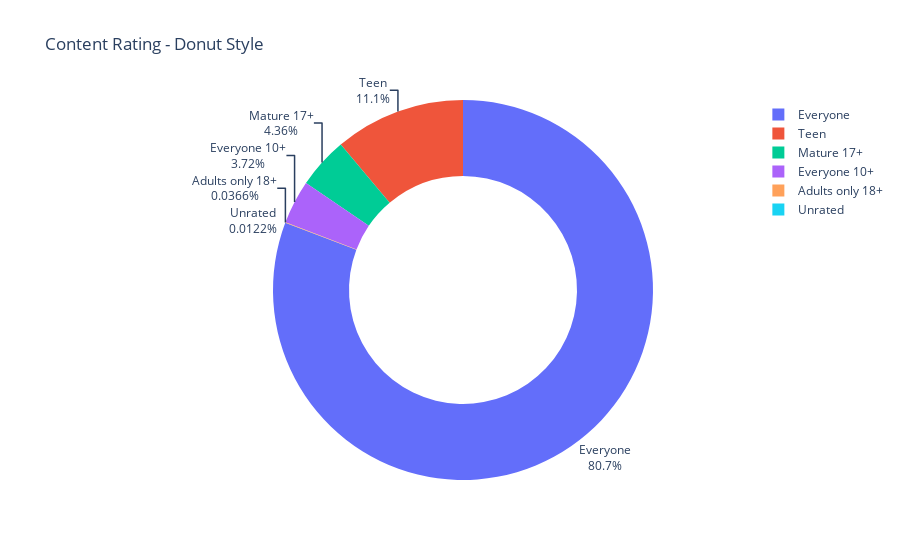

Source (notebook cell):
### Code cell
# for a donut chart you can add the HOLE parameter 
fig = px.pie(labels=ratings.index, values=ratings.values, title="Content Rating - Donut Style", names=ratings.index, hole=0.6)
fig.update_traces(textposition='outside', textinfo='percent+label')
fig.show()

### Figure 1 — Plotly figure (JSON) as saved in the notebook; plotly's stock layout.template omitted (floating-point values rounded to 4 significant figures)
{"data": [{"domain": {"x": [0, 1], "y": [0, 1]}, "hole": 0.6, "hovertemplate": "label=%{label}<br>value=%{value}<extra></extra>", "labels": ["Everyone", "Teen", "Mature 17+", "Everyone 10+", "Adults only 18+", "Unrated"], "legendgroup": "", "name": "", "showlegend": true, "textinfo": "percent+label", "textposition": "outside", "type": "pie", "values": [6619, 912, 357, 305, 3, 1]}], "layout": {"legend": {"tracegroupgap": 0}, "title": {"text": "Content Rating - Donut Style"}}}
